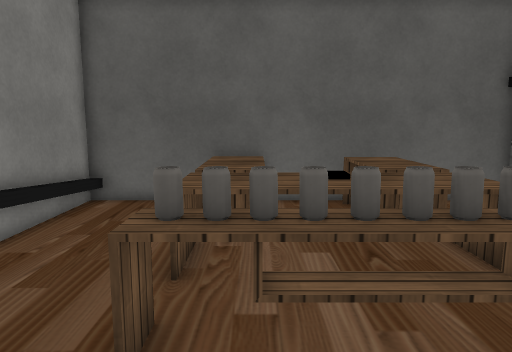
View 1 (above)

13 first-person views from a walk through a scene from a Unity 3-D project. The camera is 1.5 m above the floor, tilts 8° down and sees 70° across. The floor is counted in squares, 0.5 m on a side. Each view is taken from the middle of a square. On the plan, view 1 faces up. The plan holds only what a view shows up to about 20 squares ahead; the rest is blank. The player character is not drawn. Some surface patterns are stand-ins.

View 2
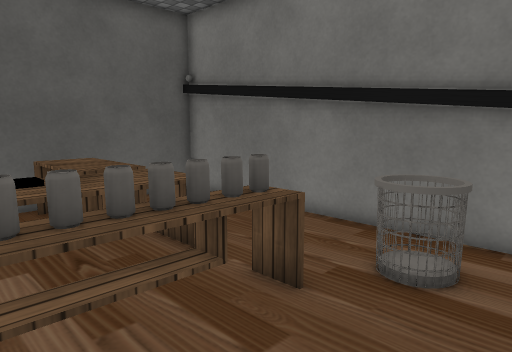

View 3
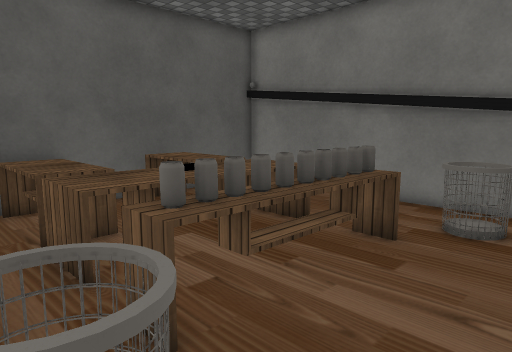

View 4
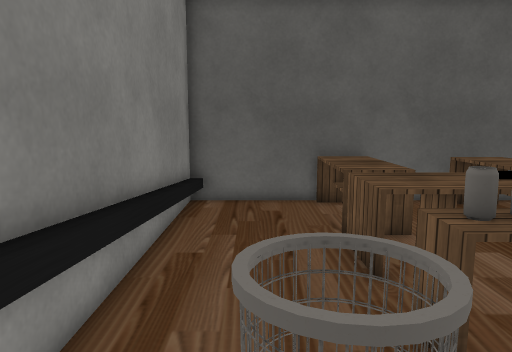

View 5
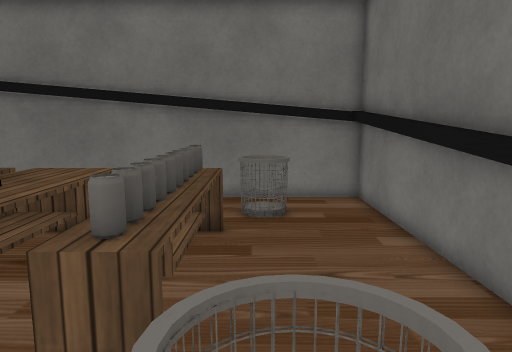

View 6
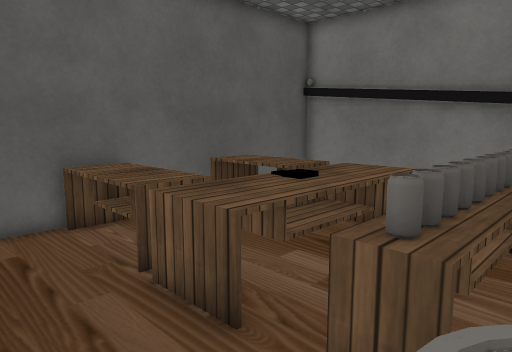

View 7
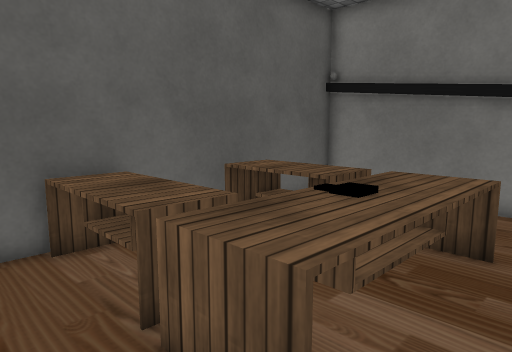

View 8
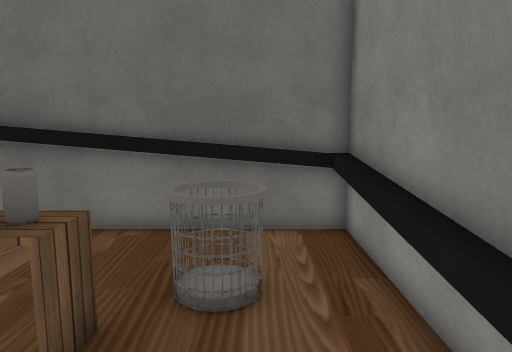

View 9
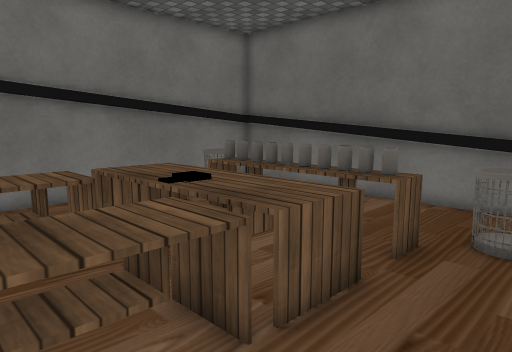

View 10
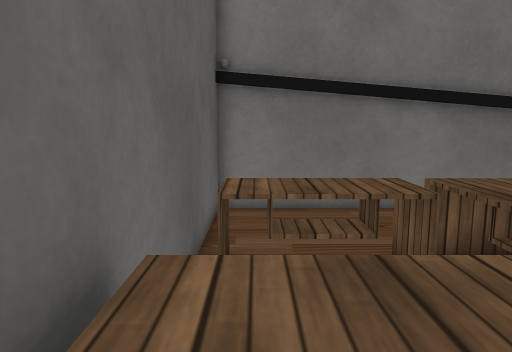

View 11
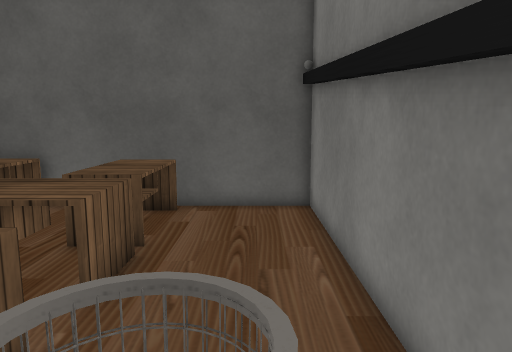

View 12
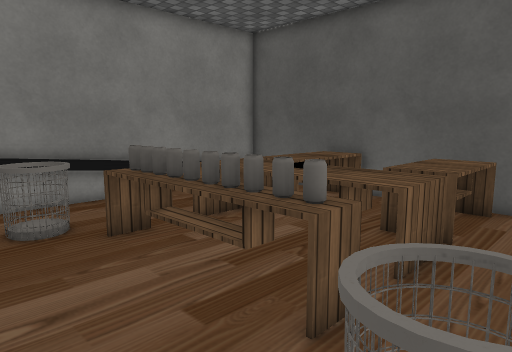

View 13
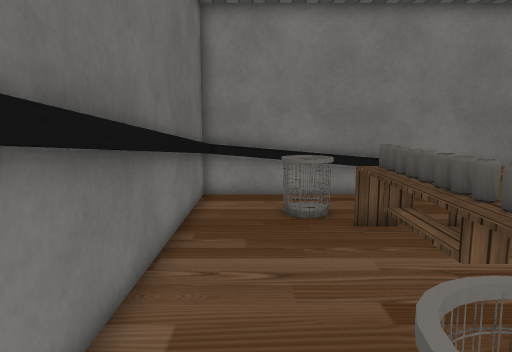

### Floor plan
Key: @ floor where view 1 was taken; # wall or solid block; . floor; = window, fence, low wall or low ledge; ^ raised ledge; T table.
Columns run from 7 left of view 1 to 10 right of it. Each row starts with its distance up from view 1.
 14 ######TT^^########
 13 ##...TTT^^TTT....#
 12 #=...TTT^^TTT....#
 11 ^^...TTT^^TTT....#
 10 ^^...TTT^^TTT....#
  9 ^^...TTTT#TTT....#
  8 #=...TTTTTTTT....#
  7 #=...TTTTTTTT....#
  6 #=...............#
  5 #=...TTTTTTTT....#
  4 #=.===TTTTTTT.==.#
  3 #=.===.......===.#
  2 #=.==.........==.#
  1 #=...............#
  0 ##.....@.........#
 -1 ##################

Positions as (right, up) in squares from view 1, and headings:
1: (0, 0), facing up
2: (0, 0), facing up-right
3: (-4, 0), facing up-right
4: (-4, 0), facing up
5: (-5, 3), facing right
6: (-5, 3), facing up-right
7: (-4, 5), facing up-right
8: (-4, 9), facing down
9: (-5, 13), facing down-right
10: (-3, 13), facing right
11: (8, 1), facing up
12: (8, 0), facing up-left
13: (9, 1), facing left
